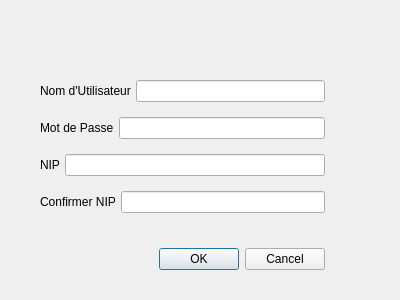
<?xml version="1.0" encoding="UTF-8"?>
<ui version="4.0">
 <class>userLogin</class>
 <widget class="QWidget" name="userLogin">
  <property name="geometry">
   <rect>
    <x>0</x>
    <y>0</y>
    <width>400</width>
    <height>300</height>
   </rect>
  </property>
  <property name="windowTitle">
   <string>Form</string>
  </property>
  <widget class="QWidget" name="verticalLayoutWidget">
   <property name="geometry">
    <rect>
     <x>40</x>
     <y>70</y>
     <width>285</width>
     <height>210</height>
    </rect>
   </property>
   <layout class="QVBoxLayout" name="loginLayout">
    <property name="spacing">
     <number>5</number>
    </property>
    <item>
     <layout class="QHBoxLayout" name="horizontalLayout">
      <item>
       <widget class="QLabel" name="label">
        <property name="text">
         <string>Nom d'Utilisateur</string>
        </property>
       </widget>
      </item>
      <item>
       <widget class="QLineEdit" name="usernameEdit"/>
      </item>
     </layout>
    </item>
    <item>
     <layout class="QHBoxLayout" name="horizontalLayout_2">
      <item>
       <widget class="QLabel" name="label_2">
        <property name="text">
         <string>Mot de Passe</string>
        </property>
       </widget>
      </item>
      <item>
       <widget class="QLineEdit" name="passwordEdit"/>
      </item>
     </layout>
    </item>
    <item>
     <layout class="QHBoxLayout" name="horizontalLayout_3">
      <item>
       <widget class="QLabel" name="label_3">
        <property name="text">
         <string>NIP</string>
        </property>
       </widget>
      </item>
      <item>
       <widget class="QLineEdit" name="pinEdit"/>
      </item>
     </layout>
    </item>
    <item>
     <layout class="QHBoxLayout" name="horizontalLayout_4">
      <item>
       <widget class="QLabel" name="label_4">
        <property name="text">
         <string>Confirmer NIP</string>
        </property>
       </widget>
      </item>
      <item>
       <widget class="QLineEdit" name="pinConfirmEdit"/>
      </item>
     </layout>
    </item>
    <item>
     <spacer name="verticalSpacer">
      <property name="orientation">
       <enum>Qt::Vertical</enum>
      </property>
      <property name="sizeType">
       <enum>QSizePolicy::Fixed</enum>
      </property>
      <property name="sizeHint" stdset="0">
       <size>
        <width>20</width>
        <height>20</height>
       </size>
      </property>
     </spacer>
    </item>
    <item>
     <widget class="QDialogButtonBox" name="buttonBox">
      <property name="standardButtons">
       <set>QDialogButtonBox::Cancel|QDialogButtonBox::Ok</set>
      </property>
     </widget>
    </item>
   </layout>
  </widget>
 </widget>
 <resources/>
 <connections/>
</ui>
